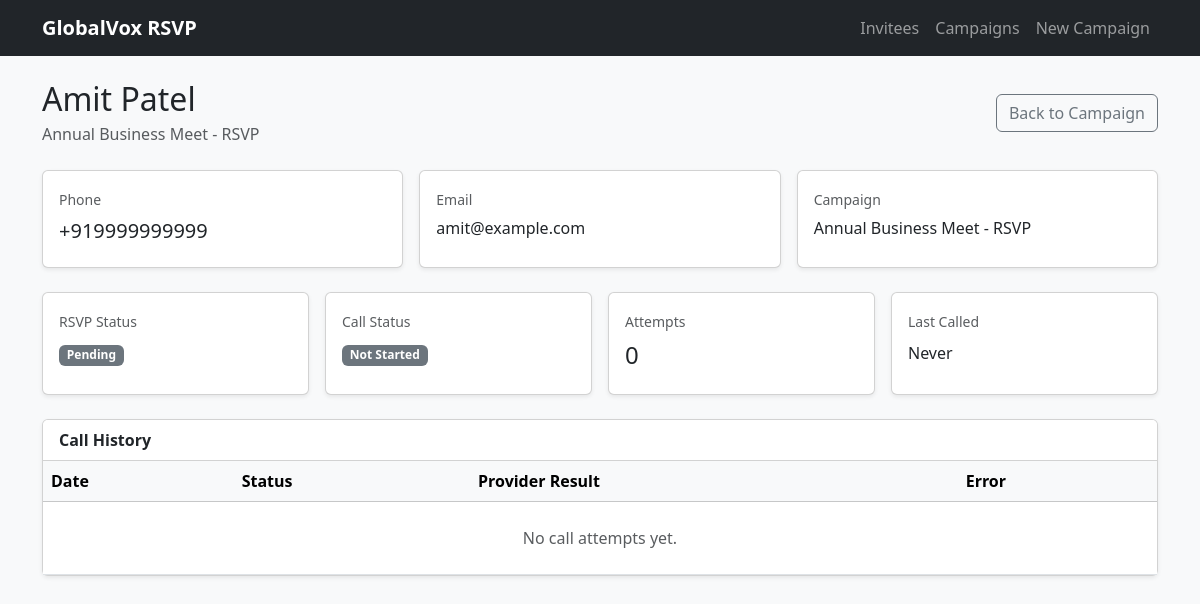
Screenshot of /campaigns/1/invitees/3/ with the database file from the repository.
### campaigns/models.py (models this page shows, shortened)
class Invitee(models.Model):
    name = models.CharField(max_length=150)
    phone = models.CharField(
        max_length=20,
        unique=True
    )
    email = models.EmailField(
        max_length=255,
        db_index=True
    )
    created_at = models.DateTimeField(
        auto_now_add=True
    )

class Campaign(models.Model):
    class Status(models.TextChoices):
        DRAFT = "DRAFT", "Draft"
        RUNNING = "RUNNING", "Running"
        COMPLETED = "COMPLETED", "Completed"
    name = models.CharField(max_length=200)
    event_name = models.CharField(max_length=200)
    event_date = models.DateField()
    event_location = models.CharField(max_length=200)
    objective = models.TextField(blank=True)
    status = models.CharField(
        max_length=20,
        choices=Status.choices,
        default=Status.DRAFT,
        db_index=True
    )
    created_at = models.DateTimeField(auto_now_add=True)

class CampaignInvitee(models.Model):
    class RSVPStatus(models.TextChoices):
        PENDING = "PENDING", "Pending"
        CONFIRMED = "CONFIRMED", "Confirmed"
        DECLINED = "DECLINED", "Declined"
        UNDECIDED = "UNDECIDED", "Undecided"
    class CallStatus(models.TextChoices):
        NOT_STARTED = "NOT_STARTED", "Not Started"
        PROCESSING = "PROCESSING", "Processing"
        COMPLETED = "COMPLETED", "Completed"
        FAILED = "FAILED", "Failed"
    campaign = models.ForeignKey(
        Campaign,
        on_delete=models.CASCADE,
        related_name="campaign_invitees"
    )
    invitee = models.ForeignKey(
        Invitee,
        on_delete=models.CASCADE,
        related_name="campaigns"
    )
    rsvp_status = models.CharField(
        max_length=20,
        choices=RSVPStatus.choices,
        default=RSVPStatus.PENDING,
        db_index=True
    )
    call_status = models.CharField(
        max_length=20,
        choices=CallStatus.choices,
        default=CallStatus.NOT_STARTED,
        db_index=True
    )
    notes = models.TextField(blank=True)
    attempt_count = models.PositiveIntegerField(default=0)
    last_called_at = models.DateTimeField(
        null=True,
        blank=True
    )
    created_at = models.DateTimeField(auto_now_add=True)
    class Meta:
        constraints = [
            models.UniqueConstraint(
                fields=["campaign", "invitee"],
                name="unique_campaign_invitee"
            )
        ]

### campaigns/views.py (the view)
def campaign_invitee_detail(
    request,
    campaign_id,
    campaign_invitee_id
):
    campaign = get_object_or_404(
        Campaign,
        id=campaign_id
    )
    campaign_invitee = get_object_or_404(
        CampaignInvitee.objects.select_related(
            "invitee",
            "campaign"
        ),
        id=campaign_invitee_id,
        campaign=campaign
    )
    call_logs = (
        campaign_invitee
        .call_logs
        .all()
        .order_by("-created_at")
    )
    return render(
        request,
        "campaigns/invitee_detail.html",
        {
            "campaign": campaign,
            "campaign_invitee": campaign_invitee,
            "invitee": campaign_invitee.invitee,
            "call_logs": call_logs,
        }
    )

### templates/campaigns/invitee_detail.html (shortened to what this page needs)
{% extends "base.html" %}
{% block content %}
<div class="d-flex justify-content-between align-items-center mb-4">
    <div>
        <h2 class="mb-1">
            {{ invitee.name }}
        </h2>
        <p class="text-muted mb-0">
            {{ campaign.name }}
        </p>
    </div>
    <a
        href="{% url 'campaigns:campaign_detail' campaign.id %}"
        class="btn btn-outline-secondary"
    >
        Back to Campaign
    </a>
</div>
<div class="row g-3 mb-4">
    <div class="col-md-4">
        <div class="card shadow-sm h-100">
            <div class="card-body">
                <small class="text-muted">
                    Phone
                </small>
                <h5 class="mt-2">
                    {{ invitee.phone }}
                </h5>
            </div>
        </div>
    </div>
    <div class="col-md-4">
        <div class="card shadow-sm h-100">
            <div class="card-body">
                <small class="text-muted">
                    Email
                </small>
                <h6 class="mt-2">
                    {{ invitee.email }}
                </h6>
            </div>
        </div>
    </div>
    <div class="col-md-4">
        <div class="card shadow-sm h-100">
            <div class="card-body">
                <small class="text-muted">
                    Campaign
                </small>
                <h6 class="mt-2">
                    {{ campaign.name }}
                </h6>
            </div>
        </div>
    </div>
</div>
<div class="row g-3 mb-4">
    <div class="col-md-3">
        <div class="card shadow-sm h-100">
            <div class="card-body">
                <small class="text-muted">
                    RSVP Status
                </small>
                <div class="mt-2">
                    {% if campaign_invitee.rsvp_status == "CONFIRMED" %}
                    <span class="badge bg-success">
                        Confirmed
                    </span>
                    {% elif campaign_invitee.rsvp_status == "DECLINED" %}
                    <span class="badge bg-danger">
                        Declined
                    </span>
                    {% elif campaign_invitee.rsvp_status == "UNDECIDED" %}
                    <span class="badge bg-warning text-dark">
                        Undecided
                    </span>
                    {% else %}
                    <span class="badge bg-secondary">
                        Pending
                    </span>
                    {% endif %}
                </div>
            </div>
        </div>
    </div>
    <div class="col-md-3">
        <div class="card shadow-sm h-100">
            <div class="card-body">
                <small class="text-muted">
                    Call Status
                </small>
                <div class="mt-2">
                    {% if campaign_invitee.call_status == "COMPLETED" %}
                    <span class="badge bg-success">
                        Completed
                    </span>
                    {% elif campaign_invitee.call_status == "FAILED" %}
                    <span class="badge bg-danger">
                        Failed
                    </span>
                    {% elif campaign_invitee.call_status == "PROCESSING" %}
                    <span class="badge bg-primary">
                        Processing
                    </span>
                    {% else %}
                    <span class="badge bg-secondary">
                        Not Started
                    </span>
                    {% endif %}
                </div>
            </div>
        </div>
    </div>
    <div class="col-md-3">
        <div class="card shadow-sm h-100">
            <div class="card-body">
                <small class="text-muted">
                    Attempts
                </small>
                <h4 class="mt-2">
                    {{ campaign_invitee.attempt_count }}
                </h4>
            </div>
        </div>
    </div>
    <div class="col-md-3">
        <div class="card shadow-sm h-100">
            <div class="card-body">
                <small class="text-muted">
                    Last Called
                </small>
                <p class="mt-2 mb-0">
                    {% if campaign_invitee.last_called_at %}
                        {{ campaign_invitee.last_called_at|date:"d M Y H:i" }}
                    {% else %}
                        Never
                    {% endif %}
                </p>
            </div>
        </div>
    </div>
</div>
<div class="card shadow-sm">
    <div class="card-header bg-white">
        <strong>
            Call History
        </strong>
    </div>
    <div class="table-responsive">
        <table class="table table-hover align-middle mb-0">
            <thead class="table-light">
                <tr>
                    <th>Date</th>
                    <th>Status</th>
                    <th>Provider Result</th>
                    <th>Error</th>
                </tr>
            </thead>
            <tbody>
                {% for log in call_logs %}
                <tr>
                    <td>
                        {{ log.created_at|date:"d M Y H:i:s" }}
                    </td>
                    <td>
                        {% if log.status == "SUCCESS" %}
                        <span class="badge bg-success">
                            Success
                        </span>
                        {% else %}
                        <span class="badge bg-danger">
                            Failed
                        </span>
                        {% endif %}
                    </td>
                    <td>
                        {% if log.response_data %}
                            {{ log.response_data.rsvp_status|default:"-" }}
                        {% else %}
                            -
                        {% endif %}
                    </td>
                    <td>
                        {% if log.error_message %}
                            <span class="text-danger">
                                {{ log.error_message }}
                            </span>
                        {% else %}
                            -
                        {% endif %}
                    </td>
                </tr>
                {% empty %}
                <tr>
                    <td
                        colspan="4"
                        class="text-center text-muted py-4"
                    >
                        No call attempts yet.
                    </td>
                </tr>
                {% endfor %}
            </tbody>
        </table>
    </div>
</div>
{% endblock %}

### rows the page displays
Invitee: name "Amit Patel", phone "+919999999999", email "amit@example.com"
Campaign: name "Annual Business Meet - RSVP"
CampaignInvitee: attempt_count "0"
